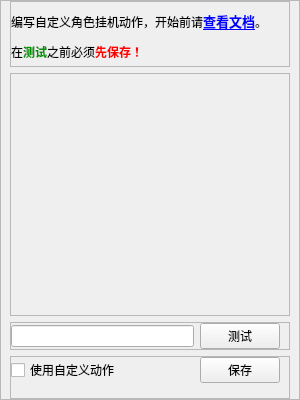
<?xml version="1.0" encoding="UTF-8"?>
<ui version="4.0">
 <class>CustomCommand</class>
 <widget class="QWidget" name="CustomCommand">
  <property name="geometry">
   <rect>
    <x>0</x>
    <y>0</y>
    <width>300</width>
    <height>400</height>
   </rect>
  </property>
  <property name="sizePolicy">
   <sizepolicy hsizetype="Expanding" vsizetype="Expanding">
    <horstretch>0</horstretch>
    <verstretch>0</verstretch>
   </sizepolicy>
  </property>
  <property name="windowTitle">
   <string>自定义动作</string>
  </property>
  <layout class="QVBoxLayout" name="verticalLayout">
   <property name="leftMargin">
    <number>0</number>
   </property>
   <property name="topMargin">
    <number>0</number>
   </property>
   <property name="rightMargin">
    <number>0</number>
   </property>
   <property name="bottomMargin">
    <number>0</number>
   </property>
   <item>
    <widget class="QFrame" name="frame">
     <property name="sizePolicy">
      <sizepolicy hsizetype="Expanding" vsizetype="Expanding">
       <horstretch>0</horstretch>
       <verstretch>0</verstretch>
      </sizepolicy>
     </property>
     <property name="frameShape">
      <enum>QFrame::StyledPanel</enum>
     </property>
     <property name="frameShadow">
      <enum>QFrame::Raised</enum>
     </property>
     <layout class="QVBoxLayout" name="verticalLayout_2">
      <property name="leftMargin">
       <number>9</number>
      </property>
      <property name="topMargin">
       <number>0</number>
      </property>
      <property name="rightMargin">
       <number>9</number>
      </property>
      <property name="bottomMargin">
       <number>0</number>
      </property>
      <item alignment="Qt::AlignTop">
       <widget class="QFrame" name="frame_2">
        <property name="sizePolicy">
         <sizepolicy hsizetype="Expanding" vsizetype="Expanding">
          <horstretch>0</horstretch>
          <verstretch>0</verstretch>
         </sizepolicy>
        </property>
        <property name="maximumSize">
         <size>
          <width>16777215</width>
          <height>16777215</height>
         </size>
        </property>
        <property name="frameShape">
         <enum>QFrame::StyledPanel</enum>
        </property>
        <property name="frameShadow">
         <enum>QFrame::Raised</enum>
        </property>
        <layout class="QVBoxLayout" name="verticalLayout_3">
         <property name="leftMargin">
          <number>0</number>
         </property>
         <property name="topMargin">
          <number>9</number>
         </property>
         <property name="rightMargin">
          <number>0</number>
         </property>
         <property name="bottomMargin">
          <number>5</number>
         </property>
         <item alignment="Qt::AlignLeft|Qt::AlignBottom">
          <widget class="QLabel" name="label">
           <property name="sizePolicy">
            <sizepolicy hsizetype="Expanding" vsizetype="Expanding">
             <horstretch>0</horstretch>
             <verstretch>0</verstretch>
            </sizepolicy>
           </property>
           <property name="maximumSize">
            <size>
             <width>16777215</width>
             <height>16777215</height>
            </size>
           </property>
           <property name="text">
            <string>&lt;html&gt;&lt;head/&gt;&lt;body&gt;&lt;p&gt;编写自定义角色挂机动作，开始前请&lt;a href=&quot;https://x06w8gh3wwh.feishu.cn/wiki/FD4cwhdmQiDiwbkSyFQc5UECn1d?from=from_copylink&quot;&gt;&lt;span style=&quot; font-size:13px; font-weight:600; text-decoration: underline; color:#0000ff;&quot;&gt;查看文档&lt;/span&gt;&lt;/a&gt;。&lt;/p&gt;&lt;p&gt;在&lt;span style=&quot; font-weight:600; color:#009400;&quot;&gt;测试&lt;/span&gt;之前必须&lt;span style=&quot; font-weight:600; color:#ff0000;&quot;&gt;先保存！&lt;/span&gt;&lt;/p&gt;&lt;/body&gt;&lt;/html&gt;</string>
           </property>
           <property name="textFormat">
            <enum>Qt::RichText</enum>
           </property>
          </widget>
         </item>
        </layout>
       </widget>
      </item>
      <item>
       <widget class="QFrame" name="frame_3">
        <property name="sizePolicy">
         <sizepolicy hsizetype="Expanding" vsizetype="Expanding">
          <horstretch>0</horstretch>
          <verstretch>0</verstretch>
         </sizepolicy>
        </property>
        <property name="frameShape">
         <enum>QFrame::StyledPanel</enum>
        </property>
        <property name="frameShadow">
         <enum>QFrame::Raised</enum>
        </property>
        <layout class="QGridLayout" name="gridLayout">
         <property name="leftMargin">
          <number>0</number>
         </property>
         <property name="topMargin">
          <number>0</number>
         </property>
         <property name="rightMargin">
          <number>0</number>
         </property>
         <property name="bottomMargin">
          <number>0</number>
         </property>
        </layout>
       </widget>
      </item>
      <item>
       <widget class="QFrame" name="frame_5">
        <property name="sizePolicy">
         <sizepolicy hsizetype="Expanding" vsizetype="Fixed">
          <horstretch>0</horstretch>
          <verstretch>0</verstretch>
         </sizepolicy>
        </property>
        <property name="frameShape">
         <enum>QFrame::StyledPanel</enum>
        </property>
        <property name="frameShadow">
         <enum>QFrame::Raised</enum>
        </property>
        <layout class="QHBoxLayout" name="horizontalLayout_2">
         <property name="leftMargin">
          <number>0</number>
         </property>
         <property name="topMargin">
          <number>0</number>
         </property>
         <property name="bottomMargin">
          <number>0</number>
         </property>
         <item alignment="Qt::AlignVCenter">
          <widget class="QLineEdit" name="le_test">
           <property name="sizePolicy">
            <sizepolicy hsizetype="Expanding" vsizetype="Expanding">
             <horstretch>0</horstretch>
             <verstretch>0</verstretch>
            </sizepolicy>
           </property>
           <property name="minimumSize">
            <size>
             <width>160</width>
             <height>0</height>
            </size>
           </property>
           <property name="focusPolicy">
            <enum>Qt::ClickFocus</enum>
           </property>
           <property name="toolTip">
            <string>输入你要测试动作对应的屠夫名称(如果你为动作指定了屠夫)</string>
           </property>
          </widget>
         </item>
         <item alignment="Qt::AlignRight">
          <widget class="QPushButton" name="pb_test">
           <property name="sizePolicy">
            <sizepolicy hsizetype="Expanding" vsizetype="Fixed">
             <horstretch>0</horstretch>
             <verstretch>0</verstretch>
            </sizepolicy>
           </property>
           <property name="text">
            <string>测试</string>
           </property>
          </widget>
         </item>
        </layout>
       </widget>
      </item>
      <item>
       <widget class="QFrame" name="frame_4">
        <property name="sizePolicy">
         <sizepolicy hsizetype="Expanding" vsizetype="Fixed">
          <horstretch>0</horstretch>
          <verstretch>0</verstretch>
         </sizepolicy>
        </property>
        <property name="frameShape">
         <enum>QFrame::StyledPanel</enum>
        </property>
        <property name="frameShadow">
         <enum>QFrame::Raised</enum>
        </property>
        <layout class="QHBoxLayout" name="horizontalLayout">
         <property name="leftMargin">
          <number>0</number>
         </property>
         <property name="topMargin">
          <number>0</number>
         </property>
         <property name="rightMargin">
          <number>9</number>
         </property>
         <property name="bottomMargin">
          <number>15</number>
         </property>
         <item alignment="Qt::AlignLeft|Qt::AlignVCenter">
          <widget class="QCheckBox" name="cb_customcommand">
           <property name="sizePolicy">
            <sizepolicy hsizetype="Expanding" vsizetype="Expanding">
             <horstretch>0</horstretch>
             <verstretch>0</verstretch>
            </sizepolicy>
           </property>
           <property name="cursor">
            <cursorShape>WhatsThisCursor</cursorShape>
           </property>
           <property name="focusPolicy">
            <enum>Qt::NoFocus</enum>
           </property>
           <property name="toolTip">
            <string>&lt;html&gt;&lt;head/&gt;&lt;body&gt;&lt;p&gt;勾选使自定义动作生效&lt;/p&gt;&lt;/body&gt;&lt;/html&gt;</string>
           </property>
           <property name="text">
            <string>使用自定义动作</string>
           </property>
          </widget>
         </item>
         <item alignment="Qt::AlignRight|Qt::AlignVCenter">
          <widget class="QPushButton" name="pb_save">
           <property name="sizePolicy">
            <sizepolicy hsizetype="Expanding" vsizetype="Fixed">
             <horstretch>0</horstretch>
             <verstretch>0</verstretch>
            </sizepolicy>
           </property>
           <property name="maximumSize">
            <size>
             <width>16777215</width>
             <height>16777215</height>
            </size>
           </property>
           <property name="text">
            <string>保存</string>
           </property>
          </widget>
         </item>
        </layout>
       </widget>
      </item>
     </layout>
    </widget>
   </item>
  </layout>
 </widget>
 <resources/>
 <connections/>
</ui>
